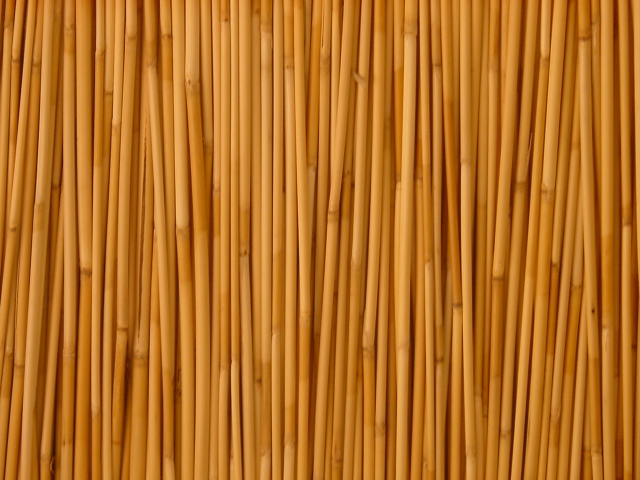
#> input picture src/PIS/labs/data_images/canes_RGB.jpg, 1280 x 960 px (shown at 1/2 size)
$ jupyter execute demoTransformada2D.ipynb
#> lines starting #> are read from the running program, lines starting #| are printed output that depends on the picture; long printed decimals are rounded
# **Transformada 2D de una imagen**
## *Procesamiento de Imagen y Señal*

[cell 1]
import sys
import os

import math

##

import warnings
warnings.filterwarnings("error")

##

import numpy as np
from numpy.fft import fft2, fftshift, ifft2

import matplotlib.pyplot as plt

from scipy import signal, fftpack, ndimage

from scipy.ndimage import convolve

from skimage import io, color, transform, img_as_ubyte, img_as_float, data, exposure, filters

from PIL import Image

[cell 2]
sys.path.append(os.getcwd())

# Funciones auxiliares
path = "code/"

# Add the directory containing your module to the Python path (wants absolute paths)
sys.path.append(os.path.abspath(path))

---

## **Ejemplo: Imagen periódica en la dirección horizontal**

Generamos una imagen periódica de tamaño $600 \times 300$ en el espacio $[0,1) \times [0, 1)$ con una frecuencia de la onda sinusoidal de $10.5$ en la dirección horizontal (en vertical, la imagen es constante).

Esta imagen viene dada por la función $A=f(X,Y)$ y, por tanto, un corte por un plano paralelo al plano $OXZ$ de dicha superficie sería una función periódica de frecuencia $f=10.5$ Hz y de periodo $T=\frac{1}{f}$.

Calculamos la transformada DFT centrada en el origen y mostramos el espectro de potencia. Además, cortamos la superficie representada por un plano vertical que contiene el eje $OX$.

[cell 3]
# Crea una malla de dimensiones w x h en el espacio [0,1)x[0,1)
w, h = 600, 300
x = np.linspace( 0, 2*w/(2*w +1), 2*w+1)     # columnas (Anchura)
y = np.linspace( 0, 2*h/(2*h +1), 2*h+1)     # filas    (Altura)
[X,Y] = np.meshgrid(x,y)

[cell 4]
# Generacion de la imagen periodica A = f(X,Y)

# Onda sinusoidal en la direccion horizontal (frecuencia = 10.5 Hz)
fh = 10.5
A_h = np.sin(2*np.pi*fh*X)

H, W = np.shape(A_h)   # Dimensiones de la imagen A
print('Dimensiones de la imagen: H =', H, ', W =', W);

# DFT
F_h = fft2(A_h)/(W*H)
F_h = fftshift(F_h)
P_h = np.abs(F_h)

r = 25 # Para la visualizacion de la DFT
xx = np.linspace(0, 1, 1200)

fig, axs = plt.subplots(nrows=2, ncols=2,figsize=(15,4), layout="compressed")
axs[0,0].imshow(A_h, extent=[0,1,0,1], cmap ='gray')
axs[0,0].set_title('Imagen')
axs[0,1].plot(xx, np.sin(2*np.pi*fh*xx))
axs[0,1].set_title('Corte OXZ')
#axs[1,0].imshow(P, extent = [-w,w,-h,h])
# Frecuencias cercanas a cero (r = 25)
axs[1,0].imshow(P_h[h-r:h+r,w-r:w+r], extent=[-r,r,-r,r])
axs[1,0].set_title('DFT')
axs[1,1].plot(range(-r,r), P_h[h,w-r:w+r])
axs[1,1].set_title('Corte OX')

plt.show()
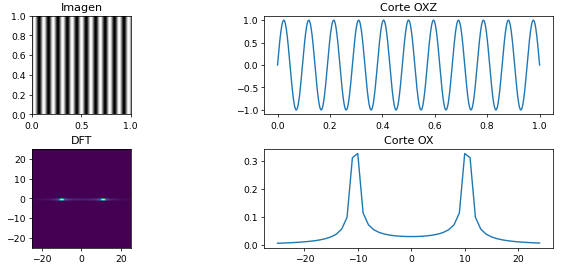
#> figure drawn by matplotlib, 4 panels; panel 2: curve peaks at x = 0.214, y = 1; panel 4: curve peaks at x = -10, y = 0.326

<hr style="border: 1px solid pink" />

## **Ejemplo: Imagen periódica en la dirección horizontal y vertical**

Ahora crearemos otra imagen con una frecuencia horizontal y otra vertical.
Cortaremos esta superficie por el plano $y=0.5$ y obtendremos la curva. Y haremos lo mismo, al cortar la superficie por el plano $x=0.5$
Finalmente, cortamos la superficie con un plano perpendicular al plano $OXY$ que contiene al eje $OX$, y con otro plano que contiene a $OY$.

[cell 5]
# Generacion de la imagen periodica A = f(X,Y)

# Onda sinusoidal en la direccion horizontal (frecuencia = 10.5 Hz) y onda sinusoidal en la direccion vertical (frecuencia = 20.5 Hz)
fv = 20.5
A_h_v = np.sin(fh*2*np.pi*X) + np.sin(fv*2*np.pi*Y)

# DFT
F_h_v = fft2(A_h_v)/(W*H)
F_h_v = fftshift(F_h_v)
P_h_v = np.abs(F_h_v)

# y = 0.5
xx_y = np.linspace(0, 1, 1200)
yy_y = 0.5*np.ones(1200)

# x = 0.5
yy_x = np.linspace(0,1,1200)
xx_x = 0.5*np.ones(1200)

fig, axs = plt.subplots(nrows=2, ncols=3,figsize=(15,4), layout="compressed")
axs[0,0].imshow(A_h_v, extent=[0,1,0,1], cmap ='gray')
axs[0,0].set_title('Imagen')
axs[0,1].plot(xx_y,np.sin(fh*2*np.pi*xx_y) + np.sin(fv*2*np.pi*yy_y))
axs[0,1].set_title('Corte y=0.5')
axs[0,2].plot(yy_x,np.sin(fh*2*np.pi*xx_x) + np.sin(fv*2*np.pi*yy_x))
axs[0,2].set_title('Corte x=0.5')
#axs[1,0].imshow(P_h_v, extent = [-w,w,-h,h])
# Frecuencias cercanas a cero (r = 25)
axs[1,0].imshow(P_h_v[h-r:h+r,w-r:w+r], extent=[-r,r,-r,r])
axs[1,0].set_title('DFT 2D')
axs[1,1].plot(range(-r,r), P_h_v[h,w-r:w+r])
axs[1,1].set_title('Corte OX')
axs[1,2].plot(range(-r,r), P_h_v[h-r:h+r,w])
axs[1,2].set_title('Corte OY')

plt.show()
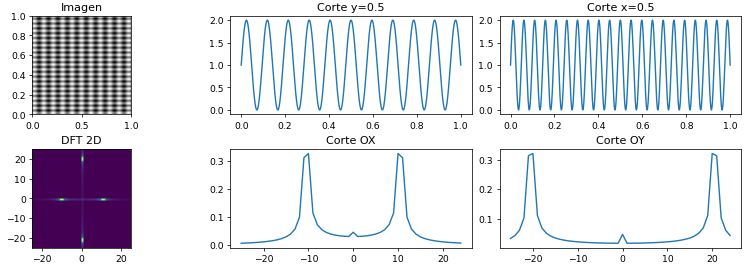
#> figure drawn by matplotlib, 6 panels; panel 2: curve peaks at x = 0.214, y = 2; panel 3: curve peaks at x = 0.451, y = 2; panel 5: curve peaks at x = -10, y = 0.326; panel 6: curve peaks at x = 20, y = 0.322

<hr style="border: 1px solid pink" />

## **Ejemplo: Imagen periódica en la dirección horizontal y vertical conjuntamente**

Finalmente, creamos otra imagen combinando ambas frecuencias (horizontal y vertical) conjuntamente.

[cell 6]
A_hv = np.sin(fh*2*np.pi*X + fv*2*np.pi*Y)

F_hv = fft2(A_hv)/(W*H)
F_hv = fftshift(F_hv)
P_hv = np.abs(F_hv)

fig, axs = plt.subplots(ncols=2, figsize=(12, 6))
axs[0].imshow(A_hv, cmap = 'gray',extent=[0,1,0,1])
axs[1].imshow(P_hv[h-r:h+r,w-r:w+r], extent=[-r,r,-r,r])
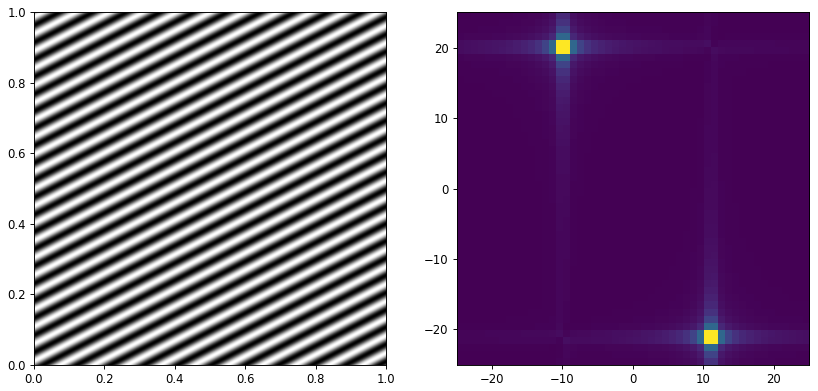
#> figure drawn by matplotlib, 2 panels

Si rotamos la imagen anterior, como hay una región grande de valor constante (negro), el valor del espectro de potencia en el origen es alto, haciendo que no resalten los valores de las frecuencias importantes. Eliminamos este efecto restando el valor medio de la imagen.

Posteriormente, calculamos las coordenadas de los coeficientes de más alta frecuencia y el ángulo. Y finalmente, rotamos y recuperamos la imagen original.

[cell 7]
r = 25
min_A = A_h.min()
max_A = A_h.max()

Ar = (A_h - min_A)/(max_A - min_A)         # normalizamos a [0,1]
I = Image.fromarray(np.uint8(Ar*255))       # convertimos a imagen PIL
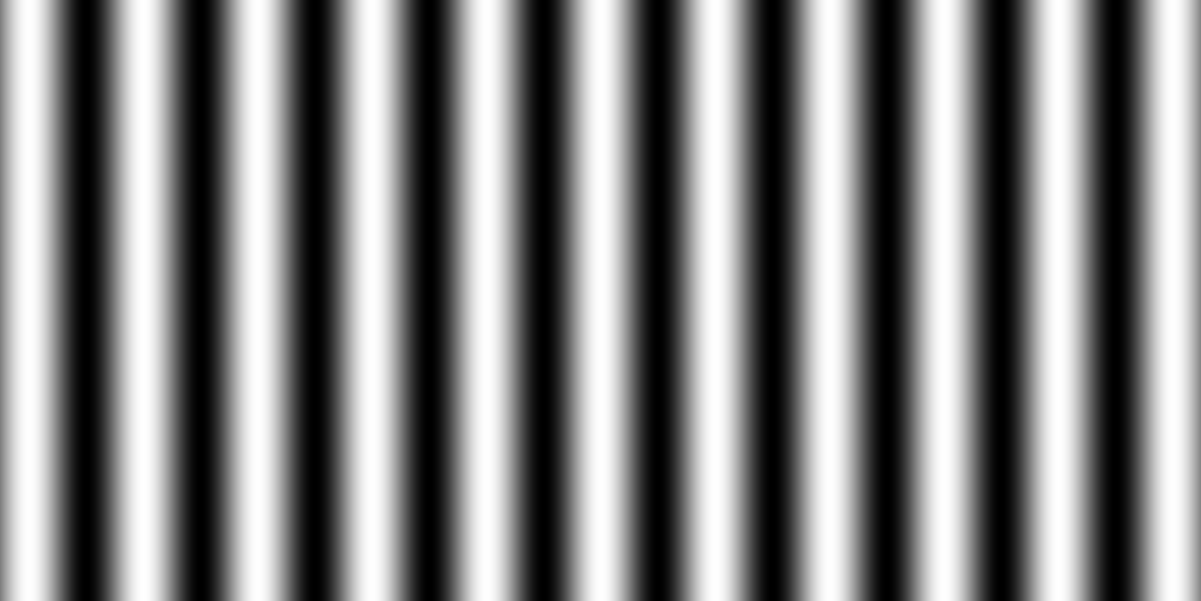
#> I: PIL image 1201x601 L; min 0, max 255, mean 130.8

rot_angulo = -65
B = I.rotate(rot_angulo, expand = True)     # rotamos sin recortar
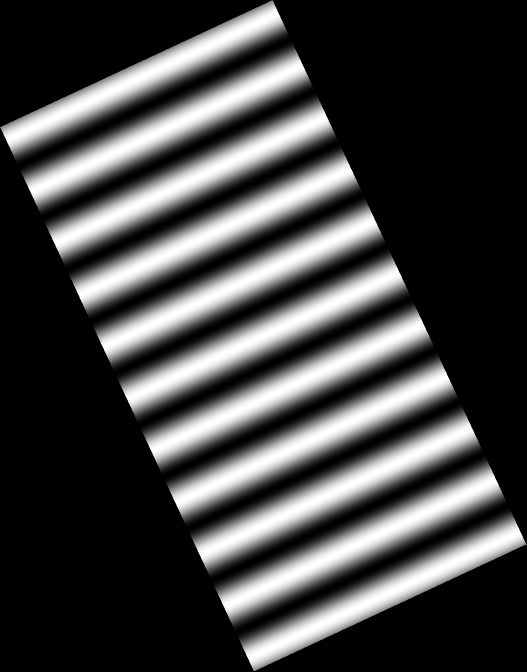
#> B: PIL image 1053x1343 L (shown at 1/2 size); min 0, max 255, mean 66.8

B4 = np.asarray(B, dtype=np.float32)
sY,sX = np.shape(B4)
#> sY = 1343; sX = 1053

F4 = fft2(B4)/(sX*sY)
F4 = fftshift(F4)
P4 = np.abs(F4)

cX = int(np.fix(sX/2))                    # punto medio de la imagen
#> cX = 526
cY = int(np.fix(sY/2))
#> cY = 671

# Restamos el valor medio de la imagen
F4 = fft2(B4-B4.mean())/(sX*sY)
F4 = fftshift(F4)
P4 = np.abs(F4)

# Coordenadas de los coeficientes de mas alta frecuencia
indices = np.where(P4 == np.max(P4))
#> indices = ([660], [522])
maxY = (indices[0][0]-cY)/sY
#> maxY = -0.00819
maxX = (indices[1][0]-cX)/sX
#> maxX = -0.0038

# Angulo
alpha=np.arctan(maxY/maxX)*180/np.pi
#> alpha = 65.12

print("alpha = "+str(alpha))
#| alpha = 65.119

C = B.rotate(alpha)
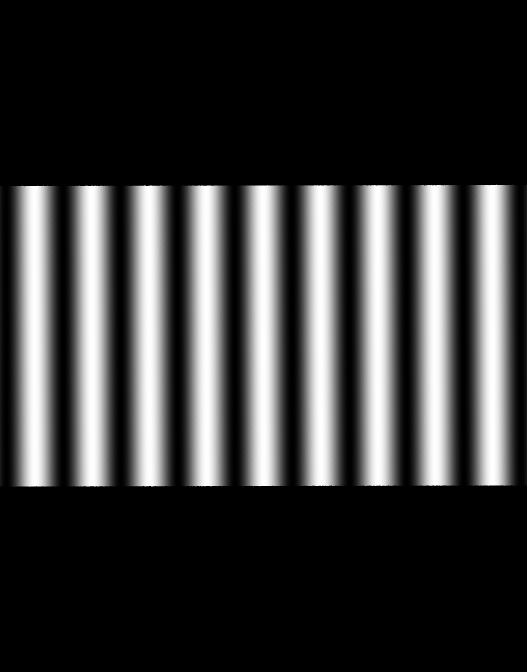
#> C: PIL image 1053x1343 L (shown at 1/2 size); min 0, max 255, mean 55.6

fig, axs = plt.subplots(ncols=4, figsize=(21, 6))
axs[0].imshow(Ar, cmap = 'gray')
axs[0].set_axis_off()
axs[1].imshow(B, cmap = 'gray')
axs[2].imshow(P4[cY-r:cY+r,cX-r:cX+r], extent=[-r,r,-r,r])
axs[3].imshow(C, cmap = 'gray');
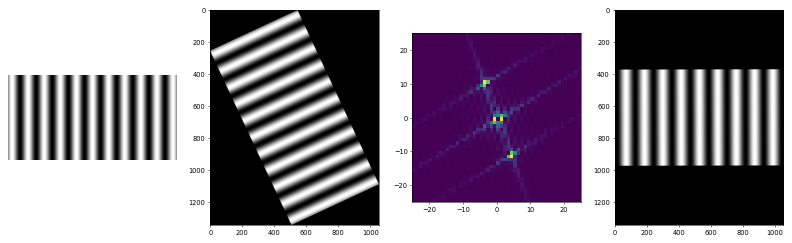
#> figure drawn by matplotlib, 4 panels

<hr style="border: 1px solid pink" />

# **Ejemplo: Imagen real**

Vamos a utilizar una imagen real con una frecuencia alta a lo largo del eje horizontal (el máximo relativo se alinea con el eje horizontal). De hecho, es perceptible a simple vista.
Nota: Obsérvese en la transformada el alineamiento de los máximos relativos con el eje horizontal de $log(1+P)$. También puede verse claramente la simetría respecto a ambos ejes.

Además, podemos recuperar una imagen a partir del conjunto de coeficientes $F$ usando la transformada inversa de Fourier. En este caso, vamos a utilizar los coeficientes que superen un umbral $T$ (mayores en módulo).

Para encontrar este valor del umbral podemos utilizar, por ejemplo, el siguiente criterio. Sea $g(T)$ el número de índices en $S_T$.

$$S_T=\{ 0 \leq m \leq M-1, 0 \leq n \leq N-1 : | F(m,n) | \geq T \}$$

Cuando $T=0$, tenemos $g(0)=MN$ ya que $| F(m,n) |$ es siempre no negativo. Para $T> \max | F(m,n) |$, tenemos $g(T)=0$. Debe tenerse en cuenta que $g$ es una función decreciente que depende de $T$.

[cell 8]
im = io.imread("data_images/canes_RGB.jpg")
#> im is the input picture: shape (960, 1280, 3); mean R, G, B 183.7, 112.8, 35.1
B = color.rgb2gray(im)
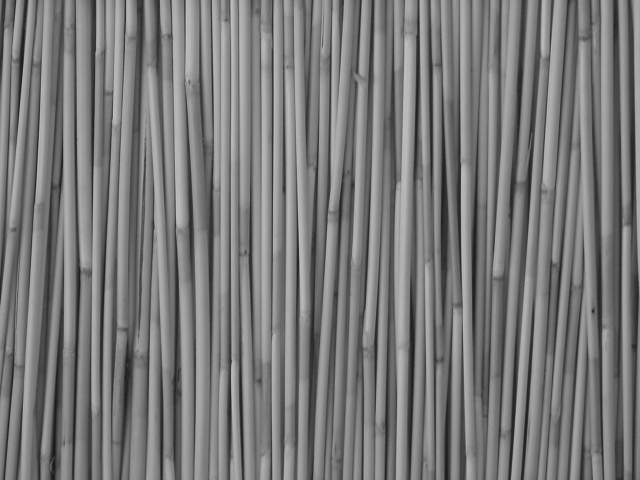
#> B: shape (960, 1280) float64 (shown at 1/2 size); min 0.0727, max 0.801, mean 0.48
B = B.astype(np.float64)
M,N = B.shape
#> M = 960; N = 1280

F = np.fft.fft2(B) /np.sqrt(M*N)
cF = np.fft.fftshift(F)
cP = np.abs(cF) ** 2

# Reconstruccion de la imagen
T = 0.1
c = F * (np.abs(F) >= T)
fM = np.real(np.fft.ifft2(c))*np.sqrt(M*N)

fig, axs = plt.subplots(ncols=4, figsize=(21, 6))
axs[0].imshow(im)
axs[0].set_axis_off()
axs[0].set_title('imagen RGB')
axs[1].imshow(B, cmap = 'gray')
axs[1].set_axis_off()
axs[1].set_title('imagen gray')
axs[2].imshow(np.log(1 + cP), extent=(-np.floor(M/2), np.floor(M/2), -np.floor(N/2), np.floor(N/2)), aspect='auto', cmap='turbo')
axs[2].invert_yaxis()
axs[2].set_title('DFT 2D')
axs[3].imshow(fM, cmap = 'gray')
axs[3].set_axis_off()
axs[3].set_title('imagen_reconstruida')
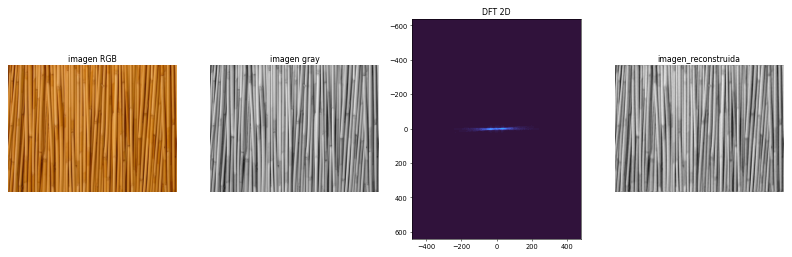
#> figure drawn by matplotlib, 4 panels

[cell 9]
# Numero de coeficientes no nulos de la transformada de Fourier
out1 = np.count_nonzero(F)
#> out1 = 1228800
# Numero de coeficientes a los que hemos aplicado el umbral (para la reconstruccion de la imagen)
out2 = np.count_nonzero(c)
#> out2 = 23253
#  Ratio de compresion
out3=out1/out2
#> out3 = 52.84
print('original: ', out1, ' reconstruida: ', out2, ' ratio de compresion:', out3)
#| original:  1228800  reconstruida:  23253  ratio de compresion: 52.845

$ run again, with src/PIS/labs/data_images/canes.jpg copied over src/PIS/labs/data_images/canes_RGB.jpg
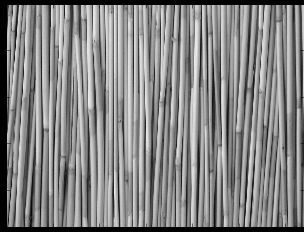
#> input picture src/PIS/labs/data_images/canes.jpg, 304 x 232 px
#> indices = ([660], [522])
#> maxY = -0.00819
#> maxX = -0.0038
#> alpha = 65.12
#| alpha = 65.119
#> im is the input picture: shape (232, 304, 3); min 0, max 240, mean 132.4
#> `fM = np.real(np.fft.ifft2(c))*np.sqrt(M*N)`:
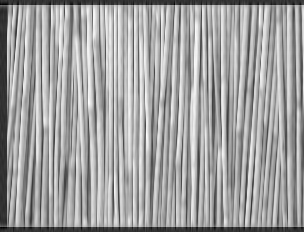
#> fM: shape (232, 304) float64; min -0.223, max 0.951, mean 0.519; drawn with min black and max white
#> `[cell 8] im = io.imread("data_images/canes_RGB.jpg") B = color.rgb2gra..`:
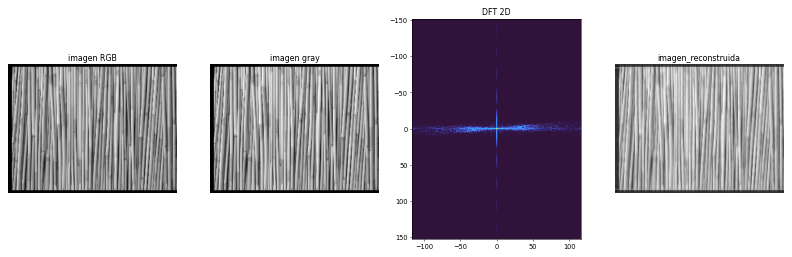
#> figure drawn by matplotlib, 4 panels
#> out1 = 70528
#> out2 = 6420
#> out3 = 10.99
#| original:  70528  reconstruida:  6420  ratio de compresion: 10.986
